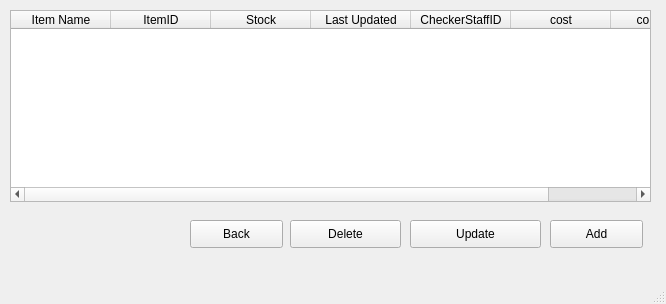
<?xml version="1.0" encoding="UTF-8"?>
<ui version="4.0">
 <class>MainWindow</class>
 <widget class="QMainWindow" name="MainWindow">
  <property name="geometry">
   <rect>
    <x>0</x>
    <y>0</y>
    <width>666</width>
    <height>304</height>
   </rect>
  </property>
  <property name="windowTitle">
   <string>Inventory Managment</string>
  </property>
  <widget class="QWidget" name="centralwidget">
   <widget class="QTableWidget" name="tableWidget">
    <property name="geometry">
     <rect>
      <x>10</x>
      <y>10</y>
      <width>641</width>
      <height>192</height>
     </rect>
    </property>
    <property name="selectionMode">
     <enum>QAbstractItemView::SingleSelection</enum>
    </property>
    <property name="selectionBehavior">
     <enum>QAbstractItemView::SelectRows</enum>
    </property>
    <column>
     <property name="text">
      <string>Item Name</string>
     </property>
    </column>
    <column>
     <property name="text">
      <string>ItemID</string>
     </property>
    </column>
    <column>
     <property name="text">
      <string>Stock</string>
     </property>
    </column>
    <column>
     <property name="text">
      <string>Last Updated</string>
     </property>
    </column>
    <column>
     <property name="text">
      <string>CheckerStaffID</string>
     </property>
    </column>
    <column>
     <property name="text">
      <string>cost</string>
     </property>
    </column>
    <column>
     <property name="text">
      <string>company</string>
     </property>
    </column>
   </widget>
   <widget class="QPushButton" name="updateButton">
    <property name="geometry">
     <rect>
      <x>410</x>
      <y>220</y>
      <width>131</width>
      <height>28</height>
     </rect>
    </property>
    <property name="text">
     <string>Update</string>
    </property>
   </widget>
   <widget class="QPushButton" name="deleteButton">
    <property name="geometry">
     <rect>
      <x>290</x>
      <y>220</y>
      <width>111</width>
      <height>28</height>
     </rect>
    </property>
    <property name="text">
     <string>Delete</string>
    </property>
   </widget>
   <widget class="QPushButton" name="backButton">
    <property name="geometry">
     <rect>
      <x>190</x>
      <y>220</y>
      <width>93</width>
      <height>28</height>
     </rect>
    </property>
    <property name="text">
     <string>Back</string>
    </property>
   </widget>
   <widget class="QPushButton" name="addButton">
    <property name="geometry">
     <rect>
      <x>550</x>
      <y>220</y>
      <width>93</width>
      <height>28</height>
     </rect>
    </property>
    <property name="text">
     <string>Add</string>
    </property>
   </widget>
  </widget>
  <widget class="QMenuBar" name="menubar">
   <property name="geometry">
    <rect>
     <x>0</x>
     <y>0</y>
     <width>666</width>
     <height>26</height>
    </rect>
   </property>
  </widget>
  <widget class="QStatusBar" name="statusbar"/>
 </widget>
 <resources/>
 <connections/>
</ui>
